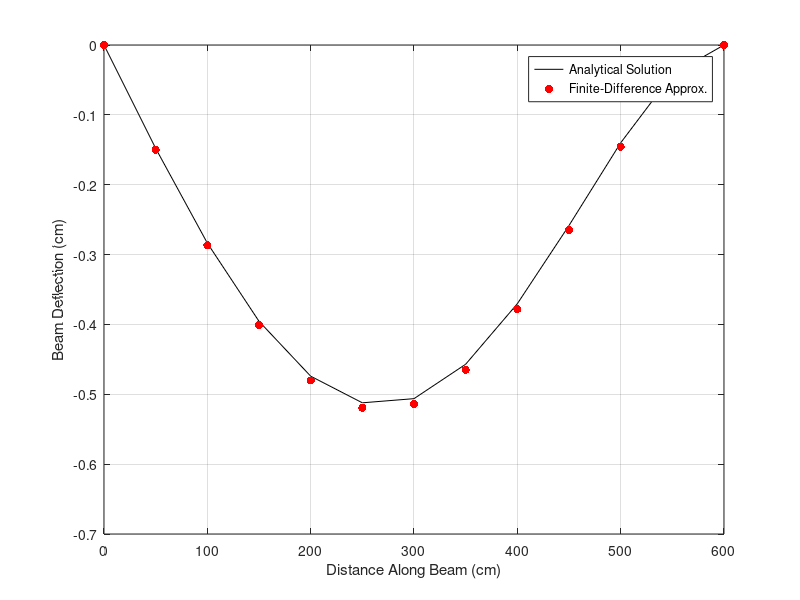

Source code (MATLAB):
% Problem 3
clear, clc, close all

% Deflection of simply supported beam
% use finite difference method to solve
% basic diff equation of elastic curve of simple supported (uniformly
% loaded) beam given as
% EI*d2y/dx2 = w0/6(0.6*L*x-x^3/L)
% where:
%   E = modulus elasticity
%   I = moment of inertia
%   y0 = yL = 0 (boundary condition)
% Solve for deflection of beam (finite difference) assuming delx = 50 cm
% with following parameters:
delx = 50; %cm
E = 50000; %kN/cm^2
I = 30000; %cm^4
w0 = 2.5; %kN/cm
L = 600; %cm

% compare with analytical solution
% y = w0/120*EIL(-x^5+2L^2x^3-L^4x)
y = @(x) w0/(120*E*I*L)*(-x.^5+2*L^2*x.^3-L^4*x);
x = 0:delx:L;

% diff equation
dy = @(x) (w0*delx^2/6)*(0.6*L*x-x.^3/L)/(E*I);

% define coefficient matrix
A = zeros(length(x)-2);
A(1,1) = -2;A(1,2) = 1;
for ii=2:length(A)-1
    j=ii-1;
    A(ii,j) = 1;
    A(ii,j+2) = 1;
    A(ii,j+1) = -2;
end
% let Matlab do matrix math for solution
A(end, end-1) = 1; A(end,end)=-2;
c = dy(x);
cc = c(2:end-1)';
Asol = A\cc;
% plot results against analytical solution
plot(x, y(x),'k-')
hold on, grid on
plot(x,[0; Asol ;0], '.r', 'MarkerSize', 18)
xlabel("Distance Along Beam (cm)")
ylabel("Beam Deflection (cm)")
legend('Analytical Solution','Finite-Difference Approx.')
